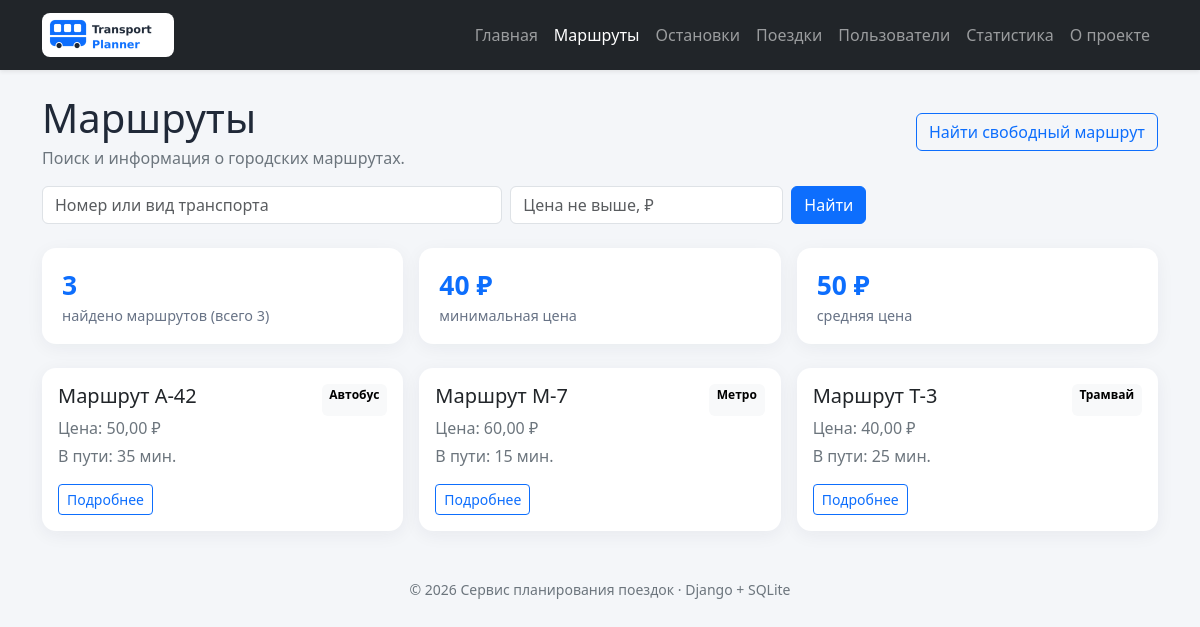
The app's page /routes/ with its own data.
### routes_app/views.py (the view, shortened to what this page needs)
# urls.py: path("", views.routes_list, name="list"),
def routes_list(request):
    query = request.GET.get("q", "").strip()
    max_price = request.GET.get("max_price", "").strip()
    conn = get_connection()
    try:
        if query:
            pattern = f"%{query}%"
            routes = conn.execute(
                SEARCH_ROUTES_SQL, [pattern, pattern]
            ).fetchall()
        else:
            routes = conn.execute(ALL_ROUTES_SQL).fetchall()
        stats = conn.execute(ROUTE_STATS_SQL).fetchone()
    finally:
        conn.close()
    context = {
        "routes": routes,
        "stats": stats,
        "query": query,
        "max_price": max_price,
    }
    return render(request, "routes_app/list.html", context)

### db/database.py (called while the page is built)
def get_connection():
    DB_PATH.parent.mkdir(parents=True, exist_ok=True)
    conn = sqlite3.connect(DB_PATH)
    conn.row_factory = sqlite3.Row
    conn.execute("PRAGMA foreign_keys = ON")
    return conn

### routes_app/templates/routes_app/list.html (shortened to what this page needs)
{% extends "base.html" %}
{% block content %}
<div class="d-flex flex-wrap justify-content-between align-items-center gap-3 mb-3">
    <div>
        <h1 class="mb-1">Маршруты</h1>
        <p class="text-secondary mb-0">Поиск и информация о городских маршрутах.</p>
    </div>
    <a class="btn btn-outline-primary" href="{% url 'routes:available' %}">
        Найти свободный маршрут
    </a>
</div>
<form method="get" class="row g-2 mb-4">
    <div class="col-md-5">
        <input class="form-control" name="q" value="{{ query }}"
               placeholder="Номер или вид транспорта" data-autofocus="true">
    </div>
    <div class="col-md-3">
        <input class="form-control" type="number" step="any" min="0"
               name="max_price" value="{{ max_price }}"
               placeholder="Цена не выше, ₽">
    </div>
    <div class="col-auto">
        <button class="btn btn-primary" type="submit">Найти</button>
    </div>
</form>
<div class="row g-3 mb-4">
    <div class="col-4"><div class="stat-card">
        <div class="stat-value">{{ routes|length }}</div>
        <div class="stat-label">найдено маршрутов (всего {{ stats.count }})</div>
    </div></div>
    <div class="col-4"><div class="stat-card">
        <div class="stat-value">{{ stats.min_price|default:0|floatformat:0 }} ₽</div>
        <div class="stat-label">минимальная цена</div>
    </div></div>
    <div class="col-4"><div class="stat-card">
        <div class="stat-value">{{ stats.avg_price|default:0|floatformat:0 }} ₽</div>
        <div class="stat-label">средняя цена</div>
    </div></div>
</div>
<div class="row g-3">
    {% for route in routes %}
        {% include "routes_app/includes/route_card.html" %}
    {% empty %}
        <div class="col-12"><div class="alert alert-info">Маршруты не найдены.</div></div>
    {% endfor %}
</div>
{% endblock %}

### routes_app/templates/routes_app/includes/route_card.html
<div class="col-md-6 col-xl-4">
    <article class="card route-card h-100">
        <div class="card-body">
            <div class="d-flex justify-content-between gap-2">
                <h2 class="h5">Маршрут {{ route.number|default:"без номера" }}</h2>
                <span class="badge text-bg-light">{{ route.transport_type }}</span>
            </div>
            <p class="text-secondary mb-1">
                Цена: {{ route.base_price|floatformat:2 }} ₽
            </p>
            <p class="text-secondary">
                В пути: {{ route.travel_time_minutes }} мин.
            </p>
            <a href="{% url 'routes:detail' route.id %}"
               class="btn btn-sm btn-outline-primary">Подробнее</a>
        </div>
    </article>
</div>

### homepage/static/homepage/css/style.css (style rules this page uses)
:root { color-scheme: light; }
body { min-height: 100vh; background: #f4f6f9; color: #202938; }
.card, .stat-card { border: 0; border-radius: 14px; }
.card { box-shadow: 0 4px 18px rgba(26, 39, 60, .06); }
.stat-card { height: 100%; padding: 1.1rem 1.25rem; background: #fff; box-shadow: 0 4px 18px rgba(26, 39, 60, .05); }
.stat-value { font-size: 1.65rem; font-weight: 700; color: #0d6efd; }
.stat-label { color: #687386; font-size: .9rem; }
.route-card { transition: transform .15s ease, box-shadow .15s ease; }

### records on screen
routes: number "А-42", transport_type "Автобус", base_price "50,00", travel_time_minutes "35"
routes: number "М-7", transport_type "Метро", base_price "60,00", travel_time_minutes "15"
routes: number "Т-3", transport_type "Трамвай", base_price "40,00", travel_time_minutes "25"

### other values on screen
{{ routes|length }} "3"
{{ stats.count }} "3"
{{ stats.min_price|default:0|floatformat:0 }} "40"
{{ stats.avg_price|default:0|floatformat:0 }} "50"
